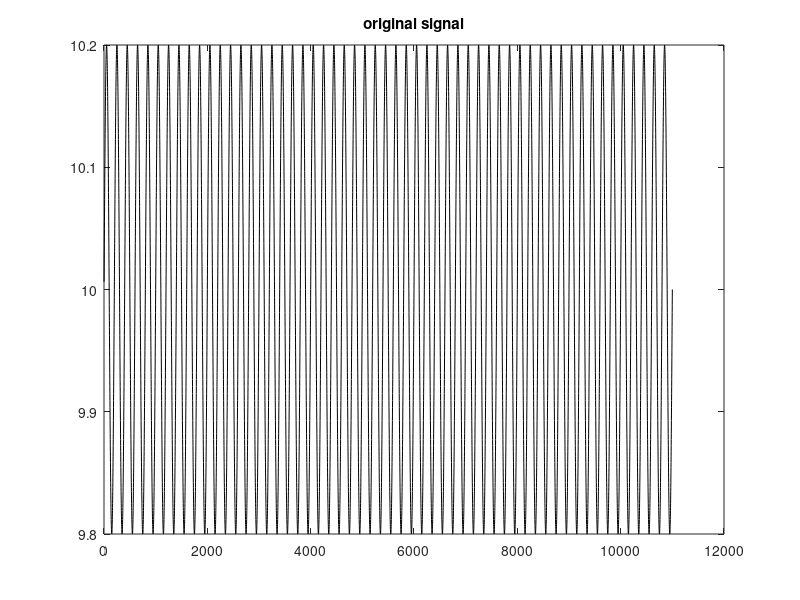
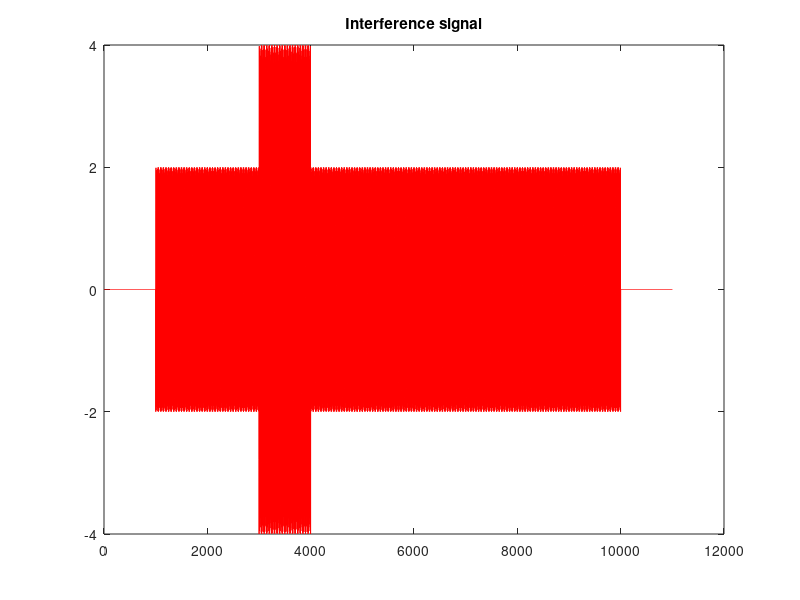
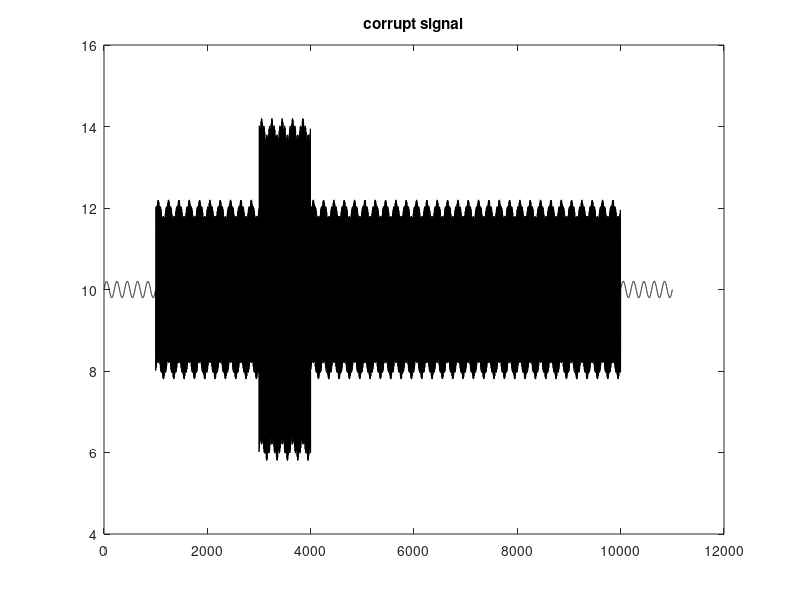
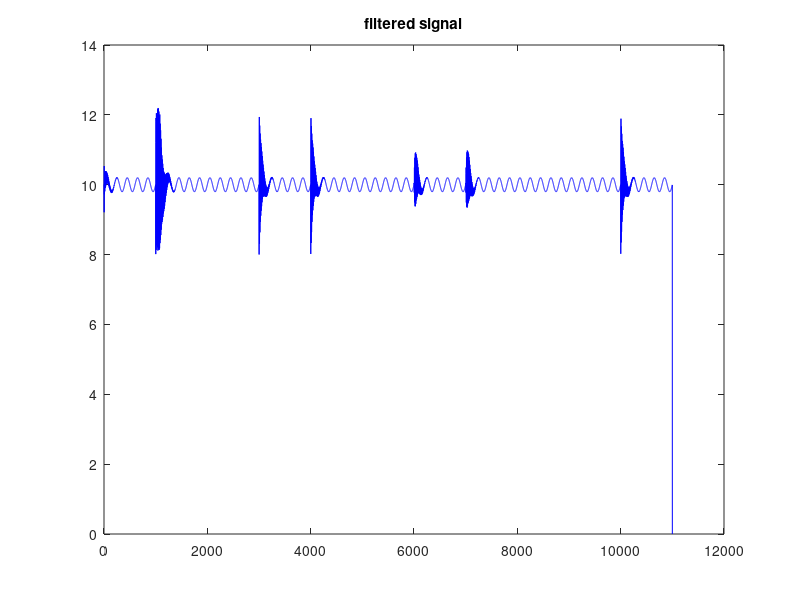

These figures' MATLAB source, in order:
% This script implements adaptive filtering to remove 50 Hz inteference
% as described in Martens et. al, "Improved Adaptive Line Canceller for
% Electrocardiography", IEEE Transactions on Biomedical Engg. The variable
% names correspond to the symbols used in the paper. Error filtering and
% adaptation supression are not implemented.

clear all; close all;

%%%%%%%%%%%%%%%%%%%%%%%%%%
Fs = 400; % *dont* change without changing the error filter
N = 11000; % Num of samples. Keep above 11000.
%%%%%%%%%%%%%%%%%%%%%%%%%%
Ka = 1/(0.13 * Fs);
Kphi = 6e-2;
Kdw = 9e-4;
omegan_p = 2*pi*50/Fs; % nominal frequency. *dont* change without changing the error filter
eps = 1e-15; % epsilon
%%%%%%%%%%%%%%%%%%%%%%%%%%
Ts = 1/Fs;
t = (1:N)'*Ts; % time

% 2nd order butterworth error filter. fc = 80 Hz, Fs = 400 Hz. 
% Gain at 50 Hz = 1
b = [1.266 -2.532 1.266]; % error filter numerator
a = [1 -0.3695 0.1958]; % error filter denominator

s = 10*ones(size(t)) + 0.2*sin(2*pi*2*t); % original signal
x = 2*sin(2*pi*49*t); % corrupt signal
x(1:1000) = 0;
x(3000:4000) = 2*x(3000:4000);
x(6000:7000) = 2*sin(2*pi*51*Ts*(6000:7000));
x(end-1000:end) = 0;

d = x + s; % corrupt signal

e = zeros(size(d)); % error signal (cleaned signal)
ew = zeros(size(d)); % filtered error signal
x_est = zeros(size(d)); % inteference estimate

ymod_phi = zeros(size(d));
ymodw_phi = zeros(size(d)); % filtered signature
ymod_a = zeros(size(d));
ymodw_a = zeros(size(d)); % filtered signature

osc_i = zeros(size(d));
osc_q = zeros(size(d));

thetaa_est = zeros(size(d));
thetaphi_est = zeros(size(d));
thetadw_est = zeros(size(d));

eta_a = zeros(size(d));
eta_phi = zeros(size(d));
alpha = zeros(size(d));

% set initial values
alpha(1) = 1;

for k=1:N-1
    % do work
    osc_i(k) = sin(omegan_p * k + thetaphi_est(k));
    osc_q(k) = cos(omegan_p * k + thetaphi_est(k));
    
    x_est(k) = thetaa_est(k) * osc_i(k);
    
    e(k) = d(k) - x_est(k);
    ew(k) = b(1) * e(k); % high pass filter the error (desired) signal
    for it=2:max(size(a))
        if (k-it+1) > 0
            ew(k) = ew(k) + b(it)*e(k - it + 1) - a(it)*ew(k - it + 1);
        end
    end
    
    ymod_phi(k) = alpha(k) * osc_q(k);
    ymodw_phi(k) = b(1) * ymod_phi(k); % high pass filter the signature
    for it=2:max(size(a))
        if (k-it+1) > 0
            ymodw_phi(k) = ymodw_phi(k) + b(it)*ymod_phi(k - it + 1) - a(it)*ymodw_phi(k - it + 1);
        end
    end
    eta_phi(k) = 2*ew(k)*ymodw_phi(k);
    
    ymod_a(k) = osc_i(k);
    ymodw_a(k) = b(1) * ymod_a(k); % high pass filter the signature
    for it=2:max(size(a))
        if (k-it+1) > 0
            ymodw_a(k) = ymodw_a(k) + b(it)*ymod_a(k - it + 1) - a(it)*ymodw_a(k - it + 1);
        end
    end
    eta_a(k) = 2*ew(k)*ymodw_a(k);
    
    % update estimates
    if (thetaa_est(k) + Ka * eta_a(k)) > 0
        thetaa_est(k+1) = thetaa_est(k) + Ka * eta_a(k);
    end
    if abs(thetadw_est(k) + Kdw * eta_phi(k)) < 4*2*pi/Fs
        thetadw_est(k+1) = thetadw_est(k) + Kdw * eta_phi(k);
    end
    thetaphi_est(k+1) = thetaphi_est(k) + Kphi * eta_phi(k) + thetadw_est(k);
    if abs(thetaa_est(k+1)) > eps
        alpha(k+1) = 1/thetaa_est(k+1);
    end

end

figure;plot(s,'k');title('original signal');
figure;plot(x,'r');title('Interference signal');
figure;plot(d','k');title('corrupt signal');
figure;plot(e,'b');title('filtered signal');

